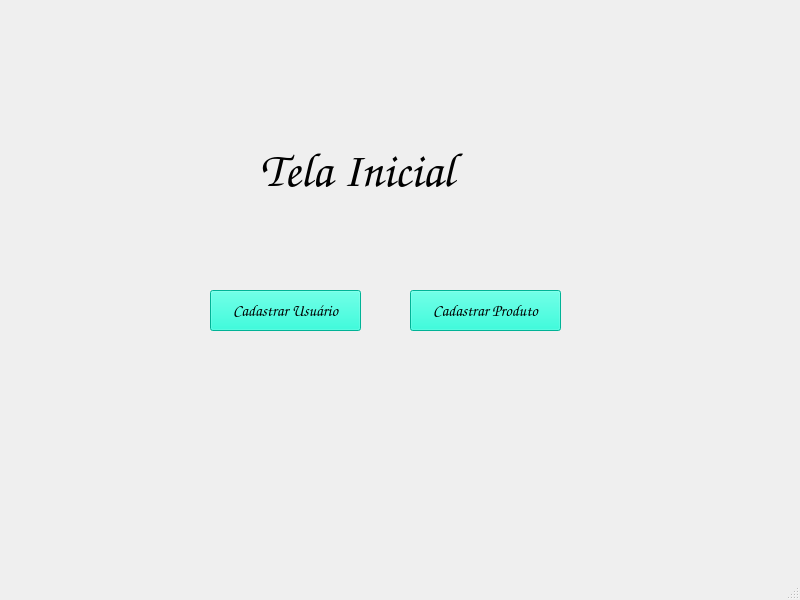
<?xml version="1.0" encoding="UTF-8"?>
<ui version="4.0">
 <class>MainWindow</class>
 <widget class="QMainWindow" name="MainWindow">
  <property name="geometry">
   <rect>
    <x>0</x>
    <y>0</y>
    <width>800</width>
    <height>600</height>
   </rect>
  </property>
  <property name="windowTitle">
   <string>MainWindow</string>
  </property>
  <widget class="QWidget" name="centralwidget">
   <widget class="QLabel" name="label_2">
    <property name="geometry">
     <rect>
      <x>260</x>
      <y>110</y>
      <width>261</width>
      <height>121</height>
     </rect>
    </property>
    <property name="font">
     <font>
      <family>Comic Sans MS</family>
      <pointsize>36</pointsize>
     </font>
    </property>
    <property name="text">
     <string>Tela Inicial</string>
    </property>
   </widget>
   <widget class="QPushButton" name="pushButton">
    <property name="geometry">
     <rect>
      <x>210</x>
      <y>290</y>
      <width>151</width>
      <height>41</height>
     </rect>
    </property>
    <property name="font">
     <font>
      <family>Comic Sans MS</family>
      <pointsize>12</pointsize>
     </font>
    </property>
    <property name="styleSheet">
     <string notr="true">background-color: rgb(0, 251, 210);</string>
    </property>
    <property name="text">
     <string>Cadastrar Usuário</string>
    </property>
   </widget>
   <widget class="QPushButton" name="pushButton_2">
    <property name="geometry">
     <rect>
      <x>410</x>
      <y>290</y>
      <width>151</width>
      <height>41</height>
     </rect>
    </property>
    <property name="font">
     <font>
      <family>Comic Sans MS</family>
      <pointsize>12</pointsize>
     </font>
    </property>
    <property name="styleSheet">
     <string notr="true">background-color: rgb(0, 251, 210);</string>
    </property>
    <property name="text">
     <string>Cadastrar Produto</string>
    </property>
   </widget>
  </widget>
  <widget class="QMenuBar" name="menubar">
   <property name="geometry">
    <rect>
     <x>0</x>
     <y>0</y>
     <width>800</width>
     <height>21</height>
    </rect>
   </property>
  </widget>
  <widget class="QStatusBar" name="statusbar"/>
 </widget>
 <resources/>
 <connections/>
</ui>
